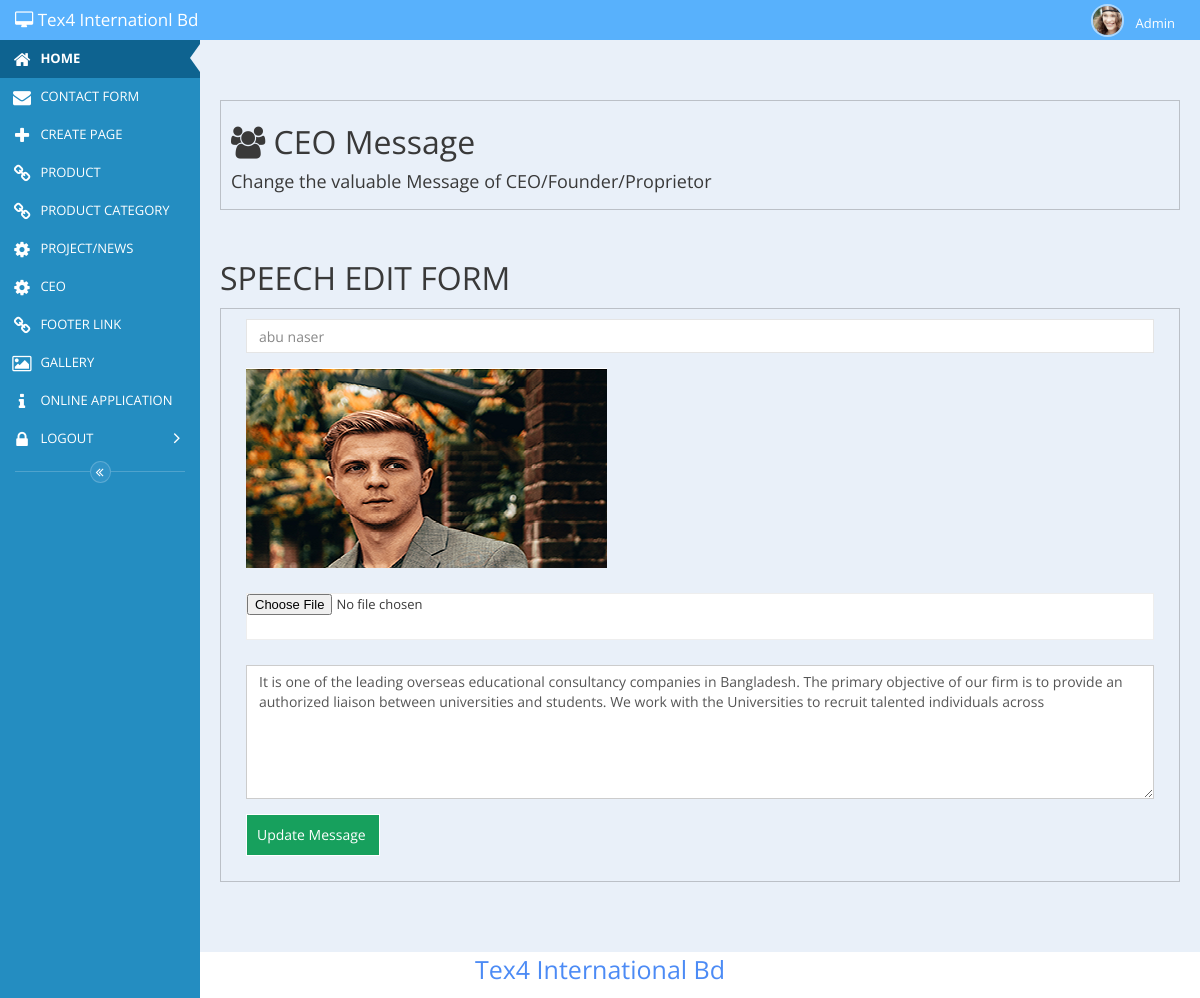
The page /admin-7/admin/ceo_edit.php?id=5 on the database its author committed.
### tables this page shows
CREATE TABLE `modal` (
  `name` varchar(100) NOT NULL,
  `id` int(11) NOT NULL,
  `type` varchar(100) NOT NULL,
  `details` text NOT NULL,
  `image` varchar(200) NOT NULL,
  `addedate` timestamp NOT NULL DEFAULT CURRENT_TIMESTAMP ON UPDATE CURRENT_TIMESTAMP
);

### admin-7/admin/ceo_edit.php (the view, shortened to what this page needs)
<?php
	require_once 'head.php';
	require_once 'left_side_nav.php';
?>
<div id="main-content" class="main-content">
		<div class="page-title">
				<h1><i class="fa fa-users"></i> CEO Message</h1>
				<h4>Change the valuable Message of CEO/Founder/Proprietor</h4>
			</div>
			<?php
				if(isset($_GET['id'])){
						$edit_id=$_GET['id'];
						$edit_query="SELECT * FROM modal WHERE id='$edit_id'";
						$run_edit=mysql_query($edit_query);
						while($edit_row=mysql_fetch_array($run_edit)){
							$myid =$edit_row['id'];
							$name =$edit_row['name'];
							$type =$edit_row['type'];
							$image =$edit_row['image'];
							$details =$edit_row['details'];
							echo' <h1>SPEECH  EDIT FORM</h1>
								<form action="ceo_edit.php" method="post" enctype="multipart/form-data">
											<div class="col-lg-12 col-sm-12 col-md-12 col-xs-12" style="display:none">
												<input type="text" class="form-control caption_text" value="'.$myid.'" name="id" >
											</div>
											<div class="form-group  col-lg-12 col-sm-12 col-md-12 col-xs-12">
												<input type="text" class="form-control caption_text" value="'.$name.'" name="name" >
											</div>
											<div class="form-group col-lg-12 col-sm-12 col-md-12 col-xs-12" style="display:none;">
												<input type="text" class="form-control caption_text" value="'.$image.'" name="image_old" >
											</div>
											<div class="form-group  col-lg-12 col-sm-12 col-md-12 col-xs-12" style="max-height:200px;overflow:hidden">
												<img src="../../images/upload/'.$image.'" >
											</div>
											<div class="form-group col-lg-12 col-sm-12 col-md-12 col-xs-12">
												<input type="FILE" name="pimage" class="file_upload">
											</div>
											<div class="col-lg-12 col-sm-12 col-md-12 col-xs-12" style="display:none">
												<input type="text" class="form-control caption_text" value="'.$type.'" name="mylist" >
											</div>
											<div class="form-group  col-lg-12 col-sm-12 col-md-12 col-xs-12">
												<textarea class="form-control caption_text" value="" name="new_details" rows="6" >'.$details.'</textarea>
											</div>
											<div class="col-lg-12 col-sm-12 col-md-12 col-xs-12 form-group">
											      <input type="submit" name="we_care_update" class="upload" value="Update Message ">
											</div>
								</form>
								';
						}
					}
				?>
		</div>
</div>
<?php
	require_once 'footer.php';
?>

### admin-7/admin/css/admin_page_style.css (style rules this page uses)
* { margin: 0; padding: 0; }
.main-content { overflow: hidden; }
.main-content .page-title { border:1px solid rgba(0,0,0,0.2); overflow: hidden; padding: 10px; margin:50px 0 ; }
.main-content form { overflow: hidden; border:1px solid rgba(0,0,0,0.2); margin:0 0 50px 0 ; padding: 10px; }
.file_upload { height: 47px; width: 100%; margin: 10px 0; }
.upload { background: #17a05d none repeat scroll 0 0; border: 1px solid #fff; color: #fff; font-size: 1.4rem; margin: 0; padding: 10px; }

### rows shown on the page
modal: name "abu naser", image (picture), new_details "It is one of the leading overseas educational consultancy companies in Bangladesh. The primary objective of our firm is to provide an authorized liaison between universities and students. We work with the Universities to recruit talented individuals across"
